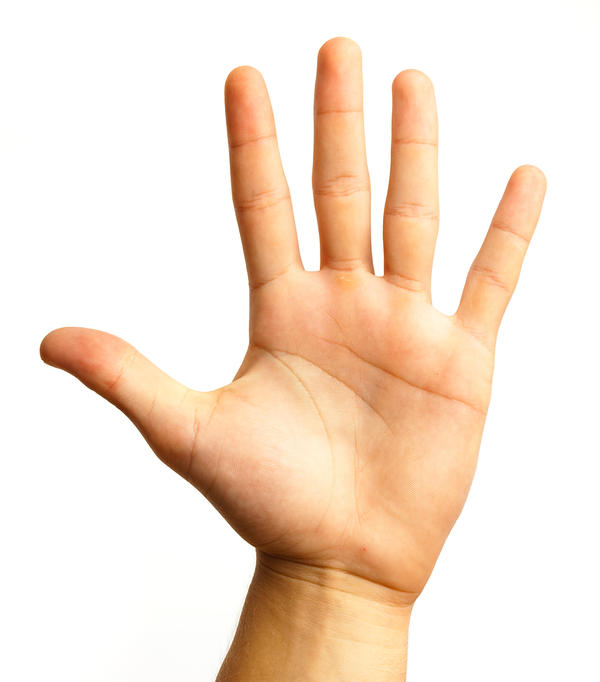
#> input picture Notebooks/images/hand.jpeg, 600 x 682 px
$ jupyter execute '8. CV. Image contours.ipynb'
#> lines starting #> are read from the running program, lines starting #| are printed output that depends on the picture; after the words box and inside, x2 and y2 are one past the last pixel; in counts of white or black regions, pixels touching at a corner belong together; long printed decimals are rounded
# Image segmentation
---

Grouping, or segmenting, images into distinct parts according to a set of features is known as image segmentation.

The simplest case for image segmentation is in background subtraction. In video and other applications, it is often the case that a human has to be isolated from a static or moving background, and so we have to use segmentation methods to distinguish these areas. Image segmentation is also used in a variety of complex recognition tasks, such as in classifying every pixel in an image of the road.

### Image contours
---

Edge detection algorithms are often used to detect the boundaries of objects. But, after performing edge detection you'll often be left with sets of edges that highlight not only object boundaries but also interesting features and lines. And to do image segmentation, you'll want only complete closed boundaries that marked distinct areas and objects in an image. One technique that's useful for this is called, Image Contouring.

Image contours, are continuous curves that follow the edges along a perceived boundary. So contours can be used for image segmentation and they can also provide a lot of information about the shape of an object boundary.

#### Basic imports

[cell 1]
import numpy as np
import cv2

import matplotlib.pyplot as plt
import math

#### Load and produce a binary image

[cell 2]
hand = cv2.cvtColor(cv2.imread("images/hand.jpeg"), cv2.COLOR_BGR2RGB)
gray_hand = cv2.cvtColor(hand, cv2.COLOR_RGB2GRAY)
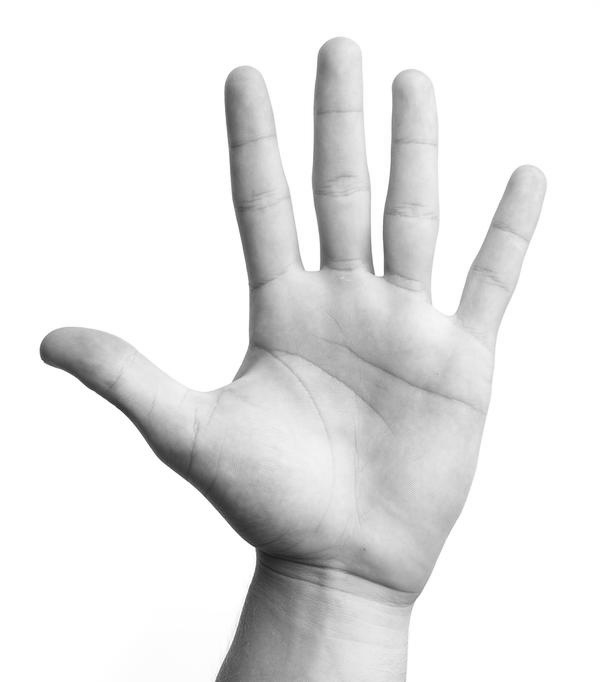
#> gray_hand: shape (682, 600); min 29, max 255, mean 230.6

hand_edges = cv2.Canny(gray_hand, 25, 200)
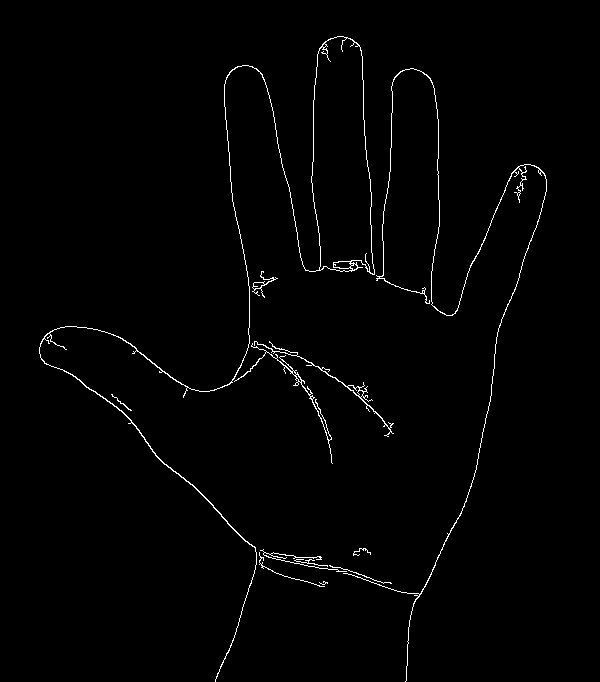
#> hand_edges: shape (682, 600); 1.3% white in thin lines or dots, all inside (x1, y1, x2, y2) = (39, 36, 547, 682)

retval, binary = cv2.threshold(hand_edges, 0, 255, cv2.THRESH_OTSU)
#> retval = 0
binary = cv2.dilate(binary, np.ones((3,3)), iterations = 1)
#> binary: shape (682, 600); 4% white; 3 white regions

plt.imshow(binary, cmap="gray")

#### Find and draw the contours

[cell 3]
# Find contours in binary image
(contours, _) = cv2.findContours(hand_edges, cv2.RETR_TREE, cv2.CHAIN_APPROX_SIMPLE)
#> contours = 27 contours, 16 with area under 20; largest, box (x1, y1, x2, y2) and area: (39, 36, 375, 682) 12048, (311, 36, 375, 275) 11563, (254, 341, 394, 437) 175, (343, 68, 547, 682) 169, (234, 343, 333, 464) 124

hand_copy = np.copy(hand)

all_contours = cv2.drawContours(hand_copy, contours, -1, (0,255,0), 5)

plt.imshow(all_contours)

## Contour Features

Every contour has a number of features that you can calculate, including the area of the contour, it's orientation (the direction that most of the contour is pointing in), it's perimeter, and many other properties outlined in [OpenCV documentation, here](https://docs.opencv.org/4.5.5/dd/d49/tutorial_py_contour_features.html).

[cell 4]
# Read in the image
image = cv2.imread('images/thumbs_up_down.jpg')
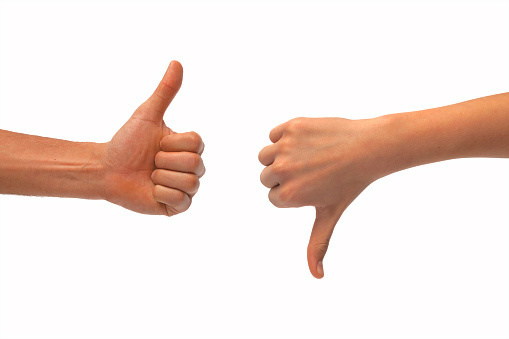
#> input picture Notebooks/images/thumbs_up_down.jpg, 509 x 339 px
#> image is the input picture: shape (339, 509, 3); mean B, G, R 221.7, 227.3, 242.6

# Change color to RGB (from BGR)
image = cv2.cvtColor(image, cv2.COLOR_BGR2RGB)

plt.imshow(image)

[cell 5]
# Convert to grayscale
gray = cv2.cvtColor(image,cv2.COLOR_RGB2GRAY)

# Create a binary thresholded image
retval, binary = cv2.threshold(gray, 225, 255, cv2.THRESH_BINARY_INV)
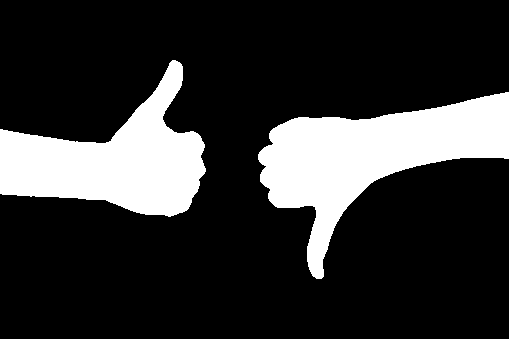
#> binary: shape (339, 509); 19.8% white; 2 white regions

plt.imshow(binary, cmap='gray')

[cell 6]
# Find contours from thresholded, binary image
(contours, _) = cv2.findContours(binary, cv2.RETR_TREE, cv2.CHAIN_APPROX_SIMPLE)
#> contours = 2 contours; box (x1, y1, x2, y2) and area: (258, 92, 509, 279) 18140, (0, 60, 206, 217) 15366

# Draw all contours on a copy of the original image
contours_image = np.copy(image)
contours_image = cv2.drawContours(contours_image, contours, -1, (0,255,0), 3)
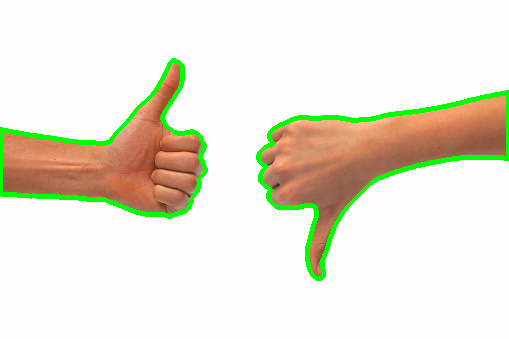
#> contours_image: shape (339, 509, 3); mean R, G, B 234.3, 230.1, 215.5

plt.imshow(contours_image)

### Moments

Image moments help you to calculate some features like center of mass of the object, area of the object etc. Check out the wikipedia page on [Image Moments](https://en.wikipedia.org/wiki/Image_moment).

The function cv.moments() gives a dictionary of all moment values calculated. From this moments, you can extract useful data like area, centroid etc. Centroid is given by the relations, $Cx=\frac{M_{10}}{M_{00}}$ and $Cy=\frac{M_{01}}{M_{00}}$. This can be done as follows:

[cell 7]
cropped_image = np.copy(image)

for idx, selected_contour in enumerate(contours):
    if(selected_contour is not None):
        moments = cv2.moments(selected_contour)

        cx = int(moments['m10']/moments['m00'])
        cy = int(moments['m01']/moments['m00'])

        print(f'Centroid {idx}: ({cx} , {cy})')

        cv2.circle(cropped_image, (cx, cy), 5, (0, 255, 0), -1)

        cv2.putText(cropped_image, str(idx), (cx-15, cy-15), cv2.FONT_HERSHEY_PLAIN, 3, (0, 0, 255), 2, cv2.LINE_8)
#> this loop made 2 passes
#> (cx, cy) on passes 1 to 2: (371, 155), (112, 160)
#| Centroid 0: (371 , 155)
#| Centroid 1: (112 , 160)
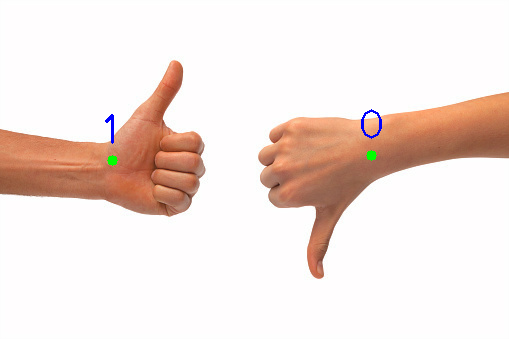
#> cropped_image: shape (339, 509, 3); mean R, G, B 242, 227.1, 221.7

plt.imshow(cropped_image)

### Contour area

Contour area is given by the function cv.contourArea() or from moments, M['m00'].

[cell 8]
for idx, selected_contour in enumerate(contours):
    if(selected_contour is not None):
        area = cv2.arcLength(selected_contour, True)

        print(f'Area {idx}: {area}')
#> this loop made 2 passes
#> area on passes 1 to 2: 817.5, 698.5
#| Area 0: 817.529
#| Area 1: 698.458

### Orientation

The orientation of an object is the angle at which an object is directed. To find the angle of a contour, you should first find an ellipse that fits the contour and then extract the `angle` from that shape.

```python
# Fit an ellipse to a contour and extract the angle from that ellipse
(x,y), (MA,ma), angle = cv2.fitEllipse(selected_contour)
```

**Orientation values**

These orientation values are in degrees measured from the x-axis. A value of zero means a flat line, and a value of 90 means that a contour is pointing straight up.

So, the orientation angles that you calculated for each contour should be able to tell us something about the general position of the hand. The hand with it's thumb up, should have a higher (closer to 90 degrees) orientation than the hand with it's thumb down.

[cell 9]
# Create an empty list to store the angles in
angles = []
angles_image = np.copy(image)

for contour in contours:
    center, axes, angle = cv2.fitEllipse(contour)
    ellipse = cv2.fitEllipse(contour)
    center = (int(center[0]), int(center[1]))
    axes = (axes[0]*0.65, axes[1]*0.65)
    axes = np.int0(axes)
    angles.append(angle)

    # cv2.ellipse(angles_image, center, axes, angle, 0, 360, (0,0,255), 2)
    cv2.ellipse(angles_image, ellipse, (0,0,255), 2)
    print(ellipse)
#> this loop made 2 passes
#> (center, axes, angle, ellipse) on passes 1 to 2: ((355, 165), [92, 165], 61.36, ((355.8, 165.5), (142.2, 254.6), 61.36)), ((119, 147), [98, 124], 82.28, ((119.2, 147.6), (152.1, 191.4), 82.28))
#| ((355.814, 165.531), (142.157, 254.615), 61.358)
#| ((119.226, 147.558), (152.134, 191.390), 82.276)
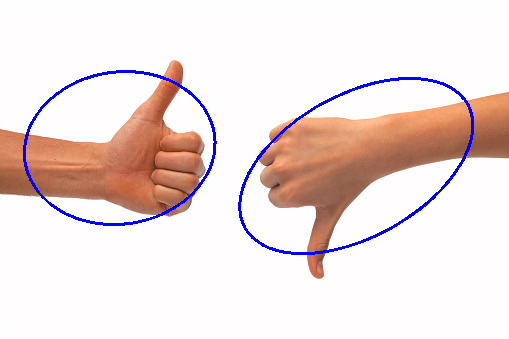
#> angles_image: shape (339, 509, 3); mean R, G, B 237.7, 222.8, 222.5
#> after the loop, angles = [61.36, 82.28]

print(f'Angles of each contour (in degrees): {angles}')
#| Angles of each contour (in degrees): [61.358, 82.276]

plt.imshow(angles_image)

### Bounding rectangle

There are two types of bounding rectangles:

**Straight Bounding Rectangle**

It is a straight rectangle, it doesn't consider the rotation of the object. So area of the bounding rectangle won't be minimum. It is found by the function cv2.boundingRect().

[cell 10]
# Isolate a part of the image based on the contours
selected_contour = contours[angles.index(max(angles))]
#> selected_contour = contour of 245 points, box (x1, y1, x2, y2) (0, 60, 206, 217), area 15366

if(selected_contour is not None):
    cropped_image = np.copy(image)

    # Find the bounding rectangle of a selected contour
    x,y,w,h = cv2.boundingRect(selected_contour)
#> x = 0; y = 60; w = 206; h = 157

    # Draw the bounding rectangle as a purple box
    _ = cv2.rectangle(cropped_image, (x,y), (x+w,y+h), (200,0,200),2)
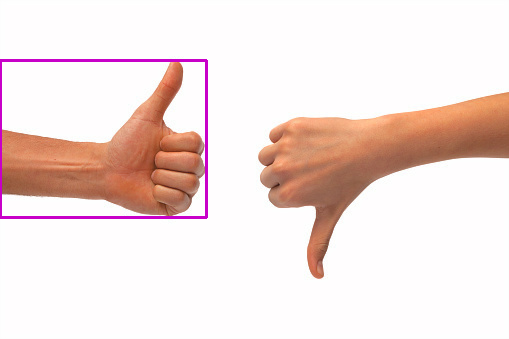
#> cropped_image: shape (339, 509, 3); mean R, G, B 242, 224.5, 221.2

    # cropped_image = cropped_image[y: y + h, x: x + w]
    plt.imshow(cropped_image)

**Rotated Rectangle**

Here, bounding rectangle is drawn with minimum area, so it considers the rotation also. The function used is cv.minAreaRect(). It returns a Box2D structure which contains following details - ( center (x,y), (width, height), angle of rotation ). But to draw this rectangle, we need 4 corners of the rectangle. It is obtained by the function cv.boxPoints().

[cell 11]
cropped_image = np.copy(image)

for selected_contour in contours:
    if(selected_contour is not None):

        rect = cv2.minAreaRect(selected_contour)
        box = cv2.boxPoints(rect)

        box = np.int0(box)

        cv2.drawContours(cropped_image, [box], 0, (0,0,255), 2)
#> this loop made 2 passes
#> (rect, box) on passes 1 to 2: (((385.9, 145.9), (263.8, 152.2), -32.69), [[315, 281], [233, 153], [455, 10], [537, 138]]), (((105.2, 164.8), (216.2, 144.8), -21.86), [[31, 272], [-22, 137], [178, 57], [232, 191]])
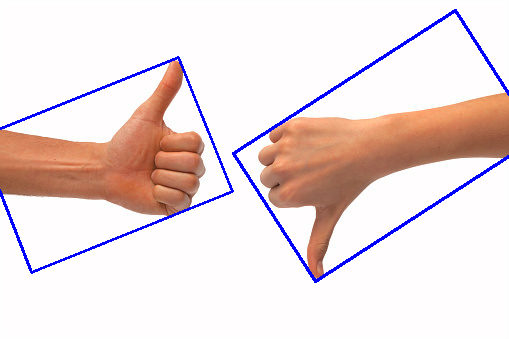
#> cropped_image: shape (339, 509, 3); mean R, G, B 236.4, 221.2, 221.8

plt.imshow(cropped_image)

### Minimum enclosing Circle

It is a circle which completely covers the object with minimum area. To find it we use the function cv.minEnclosingCircle().

[cell 12]
cropped_image = np.copy(image)

for selected_contour in contours:
    if(selected_contour is not None):

        (x,y),radius = cv2.minEnclosingCircle(selected_contour)
        center = (int(x), int(y))
        radius = int(radius)
        cv2.circle(cropped_image,center,radius,(0,255,0),2)
#> this loop made 2 passes
#> (x, y, radius, center) on passes 1 to 2: (393.7, 166.2, 136, (393, 166)), (98.81, 140.2, 112, (98, 140))
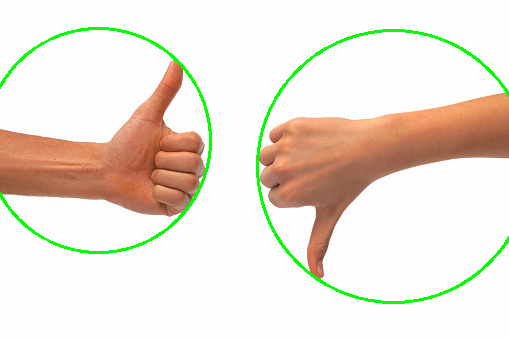
#> cropped_image: shape (339, 509, 3); mean R, G, B 236.7, 227.4, 215.9

plt.imshow(cropped_image)
